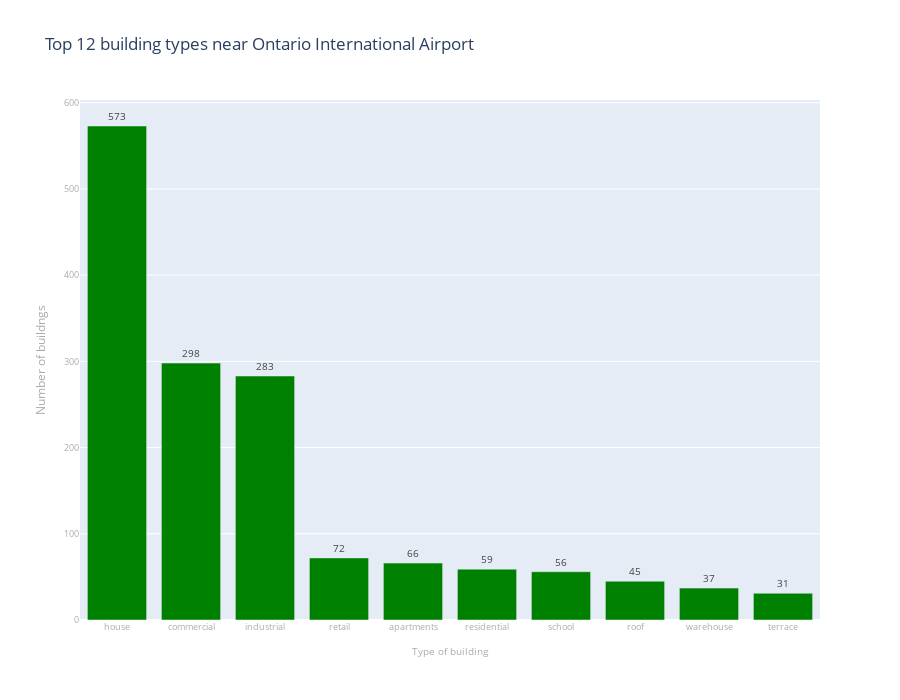

The cell this chart's notebook holds for it:
### Code cell
# creating a plotly graph
fig = px.bar(osm_build_count.head(10),
        x='building',
        y='count',
        title="Top 12 building types near Ontario International Airport", 
        text_auto = True,
        height=700,
        width=900,
        color_discrete_sequence =['green']*len(osm_build_count),
        labels={
                'count': 'Number of buildngs',
                'building': 'Type of building',
        })

# labeling the bar
fig.update_traces(textposition='outside',textfont_size=10,textfont_color='#444')

# labeling the axes
fig.update_yaxes(title_font_size=12,title_font_color='#aaa',tickfont_color='#aaa',tickfont_size=9)
fig.update_xaxes(title_font_size=10,title_font_color='#aaa',tickfont_color='#aaa',tickfont_size=9)

# show the figure
fig.show()

### Figure 1 — Plotly figure (JSON) as saved in the notebook; plotly's stock layout.template omitted (floating-point values rounded to 4 significant figures)
{"data": [{"alignmentgroup": "True", "hovertemplate": "Type of building=%{x}<br>Number of buildngs=%{y}<extra></extra>", "legendgroup": "", "marker": {"color": "green", "pattern": {"shape": ""}}, "name": "", "offsetgroup": "", "orientation": "v", "showlegend": false, "textfont": {"color": "#444", "size": 10}, "textposition": "outside", "texttemplate": "%{y}", "type": "bar", "x": ["house", "commercial", "industrial", "retail", "apartments", "residential", "school", "roof", "warehouse", "terrace"], "xaxis": "x", "y": [573, 298, 283, 72, 66, 59, 56, 45, 37, 31], "yaxis": "y"}], "layout": {"barmode": "relative", "height": 700, "legend": {"tracegroupgap": 0}, "title": {"text": "Top 12 building types near Ontario International Airport"}, "width": 900, "xaxis": {"anchor": "y", "autorange": true, "domain": [0, 1], "range": [-0.5, 9.5], "tickfont": {"color": "#aaa", "size": 9}, "title": {"font": {"color": "#aaa", "size": 10}, "text": "Type of building"}, "type": "category"}, "yaxis": {"anchor": "x", "autorange": true, "domain": [0, 1], "range": [0, 603.2], "tickfont": {"color": "#aaa", "size": 9}, "title": {"font": {"color": "#aaa", "size": 12}, "text": "Number of buildngs"}, "type": "linear"}}}
